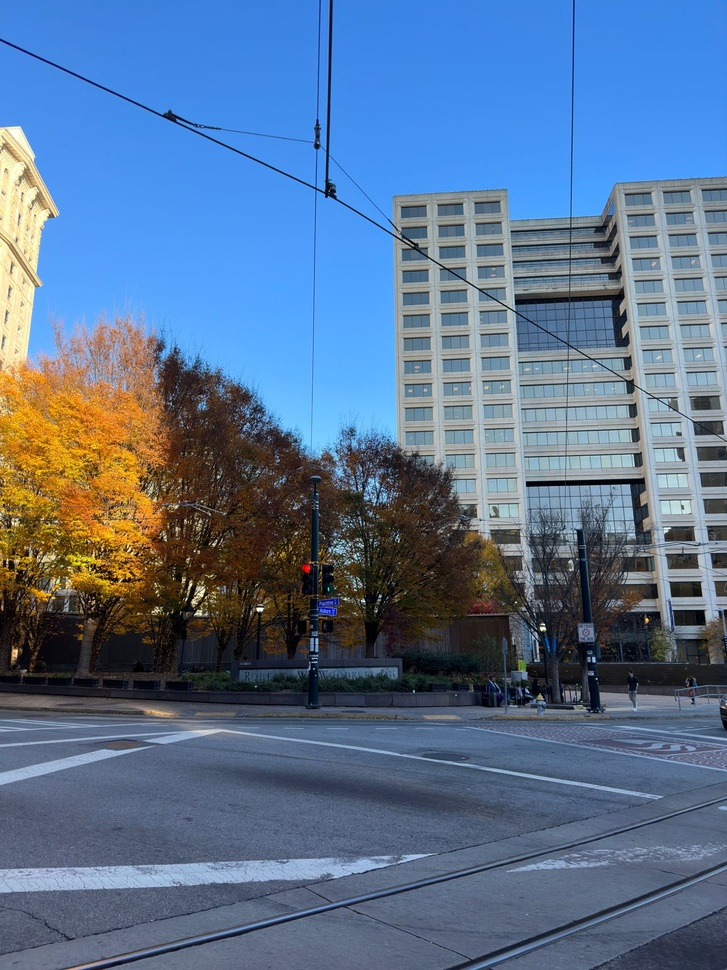
#> input picture CV-2/Question2/Test-1/Img1.jpeg, 727 x 970 px, shrunk from 1536 x 2048 before the run
$ python cv2_sticher.py
#> lines starting #> are read from the running program, lines starting #| are printed output that depends on the picture
import numpy as np
import cv2

imagepath1=["Test-1/Img1.jpeg","Test-1/Img2.jpeg","Test-1/Img3.jpeg"]

imagepath2=["Test-2/Img1.jpeg","Test-2/Img2.jpeg","Test-2/Img3.jpeg"]

imagepath3=["Test-3/Img1.jpeg","Test-3/Img2.jpeg","Test-3/Img3.jpeg"]

imagepath4=["Test-4/Img1.jpeg","Test-4/Img2.jpeg","Test-4/Img3.jpeg"]

imagepath5=["Test-5/Img1.jpeg","Test-5/Img2.jpeg","Test-5/Img3.jpeg"]

imagepathArray = [imagepath1,imagepath2,imagepath3,imagepath4,imagepath5]

ns=1
for i in imagepathArray:
	images = []
	for path in i:
		image = cv2.imread(path)
#> image is the input picture: shape (970, 727, 3); mean B, G, R 144, 113.7, 89.2
		images.append(image)
	print(len(images))
	stitcher = cv2.Stitcher_create()
	(status, stitched) = stitcher.stitch(images)
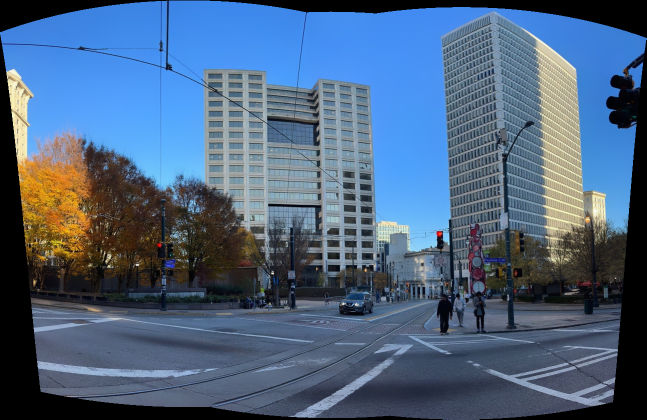
#> stitched: shape (839, 1293, 3) (shown at 1/2 size); mean of channels 0, 1, 2 127.3, 99.8, 76.7; drawn as B, G, R

	if status == 0:
		print("Images are successfully stitched")
		cv2.imshow("Stitched Image", stitched)
		cv2.imwrite("stichedSet" + str(ns) +  ".png",stitched)
	else:
		print("[INFO] Failed Image Stitching ({})".format(status))
	ns=ns+1
#> pass 2 of the loop `for i in imagepathArray:`:
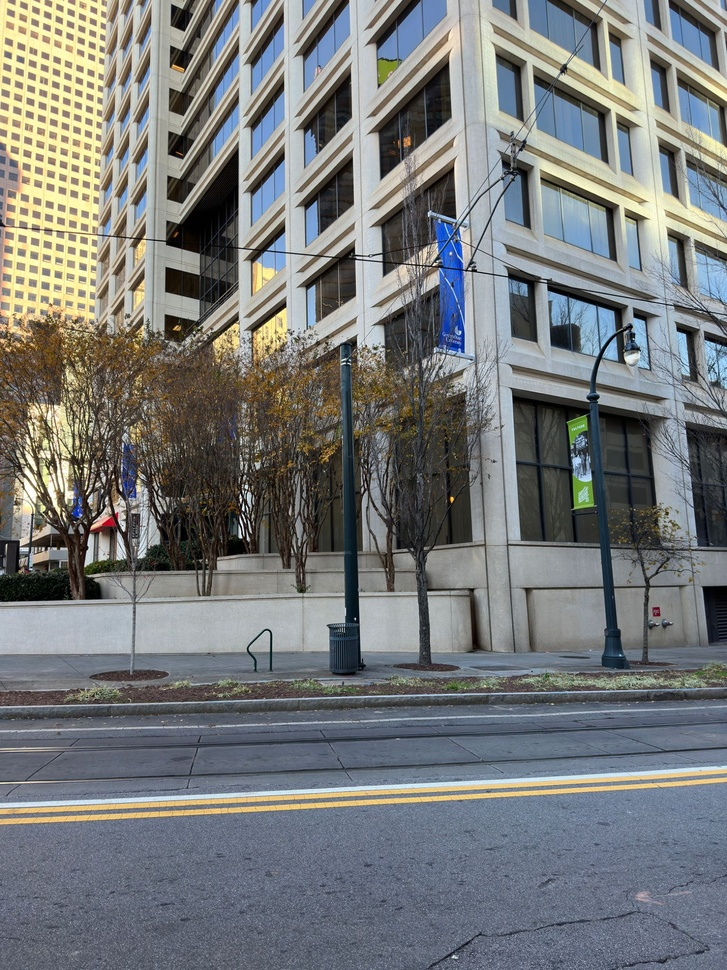
#> input picture CV-2/Question2/Test-2/Img1.jpeg, 727 x 970 px, shrunk from 1536 x 2048 before the run
#> image is the input picture: shape (970, 727, 3); mean B, G, R 121.6, 121.5, 118.7
#> `(status, stitched) = stitcher.stitch(images)`:
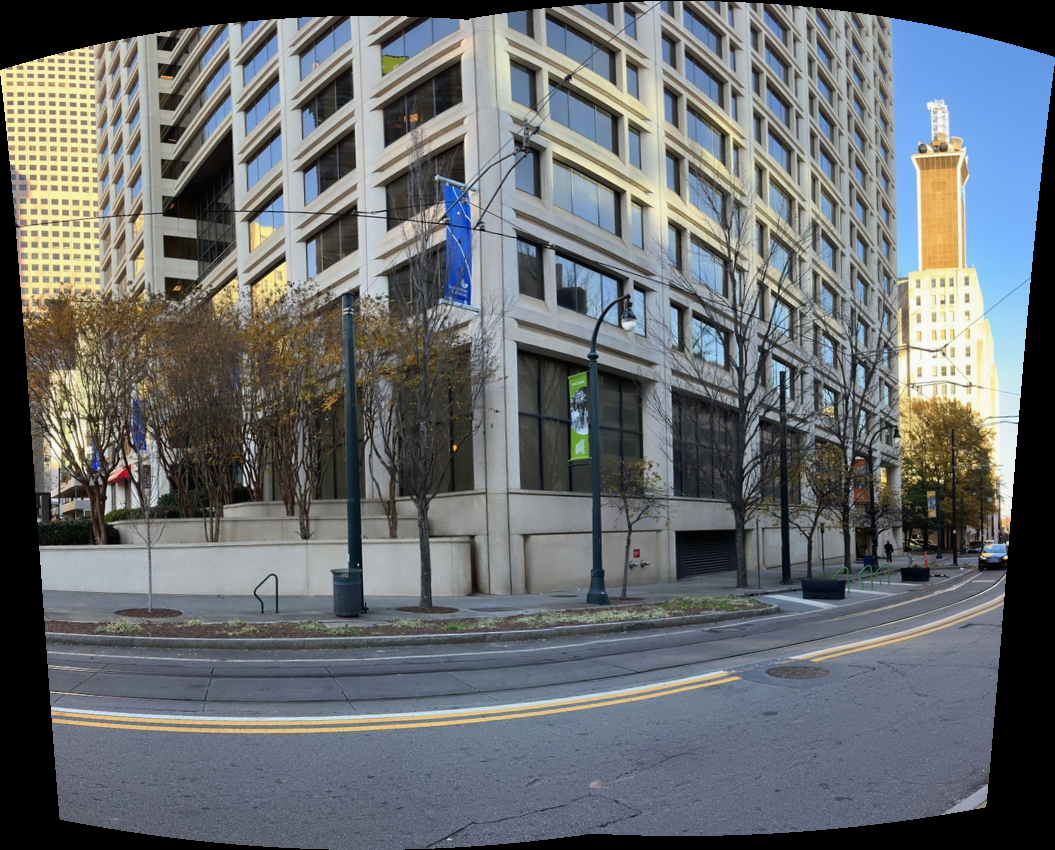
#> stitched: shape (850, 1055, 3); mean of channels 0, 1, 2 110.9, 108.7, 104.7; drawn as B, G, R
